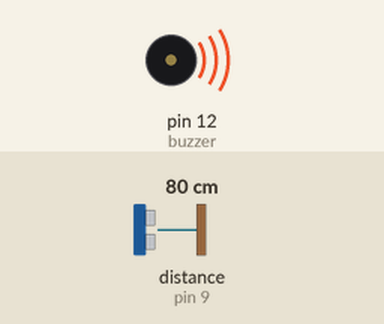
Simulated run of this sketch. Board: Arduino Uno, built with avr-gcc and run on an emulated ATmega328P. Shown: buzzer (waves = sounding). Wiring (inferred from the names in the program): ultrasonic range finder: trigger pin 8; echo pin 9. The test bench sets the inputs (shaded band); at power-on: distance to the obstacle (sensor on pin 9) 80 cm. The echo pulse lasts 58.3 µs per cm; what the sketch prints to the serial monitor is not drawn.

Above: at 0.2 s.
Timing chart, 0 to 3.0 s (numbered marks = the images above):
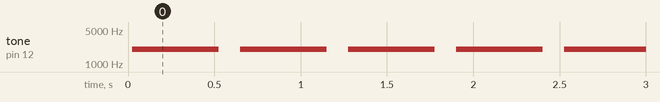

The sketch:

UltraSonicSensor.ino
```cpp
const int TriggerPin = 8;      //Trig pin
const int EchoPin = 9;         //Echo pin
long Duration = 0;
bool SensorClose = false;
const int buzzer = 12; //buzzer to arduino pin 12

void setup() {
  // put your setup code here, to run once:
  pinMode(TriggerPin,OUTPUT);  // Trigger is an output pin
  pinMode(EchoPin,INPUT);      // Echo is an input pin
  Serial.begin(9600);          // Serial Output
  pinMode(buzzer, OUTPUT); // Set buzzer - pin 12 as an output

}

void loop() {
  // put your main code here, to run repeatedly:
  digitalWrite(TriggerPin, LOW);
  delayMicroseconds(2);
  digitalWrite(TriggerPin, HIGH);          // Trigger pin to HIGH
  delayMicroseconds(10);                   // 10us high
  digitalWrite(TriggerPin, LOW);           // Trigger pin to HIGH

  Duration = pulseIn(EchoPin,HIGH);        // Waits for the echo pin to get high
                                           // returns the Duration in microseconds
  long Distance_cm = Distance(Duration);   // Use function to calculate the distance

 if (Distance_cm >= 20){
  SensorClose = true;
  }
 else{
  SensorClose = false;
  }
  Serial.print("Distance = ");             // Output to serial
  Serial.print(Distance_cm);
  Serial.println(" cm");

  delay(20);                             // Wait to do next measurement
  if (SensorClose){
    tone(buzzer,2000);
}
  else{
  tone(buzzer, 200);
  }
  // Send 1KHz sound signal...
  delay(500);        // ...for 1 sec
  noTone(buzzer);     // Stop sound...
  delay(100);        // ...for 1sec
}

long Distance(long time)
{
  long DistanceCalc;                      // Calculation variable

  DistanceCalc = ((time * 0.034) / 2);     // Actual calculation in cm
    //DistanceCalc = time / 74 / 2;         // Actual calculation in inches
  return DistanceCalc;                    // return calculated value
}

/* Arduino tutorial - Buzzer / Piezo Speaker
   More info and circuit: http://www.ardumotive.com/how-to-use-a-buzzer-en.html
   Dev: Michalis Vasilakis // Date: 9/6/2015 // www.ardumotive.com */
```

Measured:
- by itself, tone on pin 12 (buzzer): alternates 2000 Hz for 0.50 s and silent for 0.13 s
